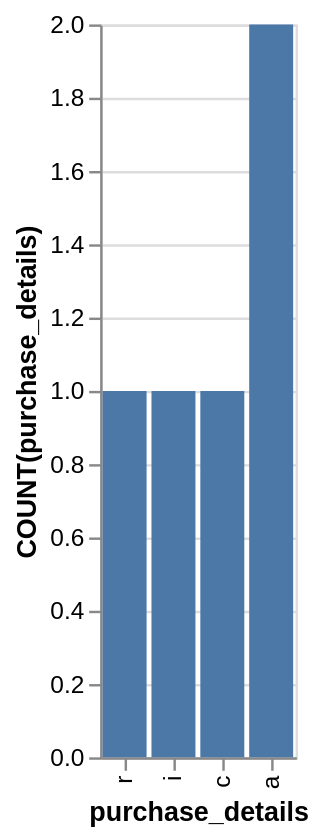

Describe this chart as a Vega-Lite specification.
### Vega-Lite specification from a JSON file in a GitHub repository (floating-point values rounded to 4 significant figures)
{"data": {"values": [{"x_data": "r", "y_data": 1}, {"x_data": "i", "y_data": 1}, {"x_data": "c", "y_data": 1}, {"x_data": "a", "y_data": 2}]}, "mark": "bar", "encoding": {"x": {"field": "x_data", "type": "nominal", "title": "purchase_details", "sort": "descending"}, "y": {"field": "y_data", "type": "quantitative", "title": "COUNT(purchase_details)"}}}
